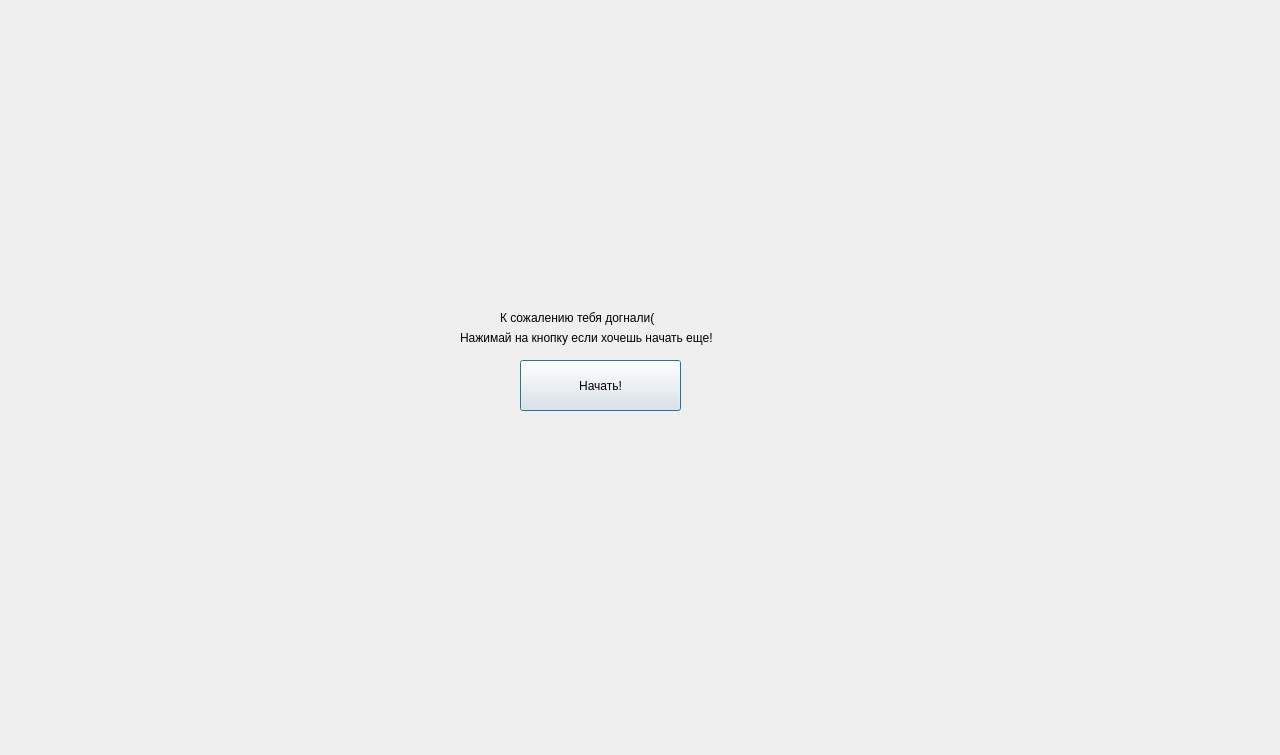
<?xml version="1.0" encoding="UTF-8"?>
<ui version="4.0">
 <class>Dialog</class>
 <widget class="QDialog" name="Dialog">
  <property name="geometry">
   <rect>
    <x>0</x>
    <y>0</y>
    <width>1280</width>
    <height>755</height>
   </rect>
  </property>
  <property name="windowTitle">
   <string>Dialog</string>
  </property>
  <widget class="QLabel" name="label">
   <property name="geometry">
    <rect>
     <x>500</x>
     <y>310</y>
     <width>191</width>
     <height>16</height>
    </rect>
   </property>
   <property name="text">
    <string>К сожалению тебя догнали(</string>
   </property>
  </widget>
  <widget class="QLabel" name="label_2">
   <property name="geometry">
    <rect>
     <x>460</x>
     <y>330</y>
     <width>301</width>
     <height>16</height>
    </rect>
   </property>
   <property name="text">
    <string>Нажимай на кнопку если хочешь начать еще!</string>
   </property>
  </widget>
  <widget class="QPushButton" name="pushButton">
   <property name="geometry">
    <rect>
     <x>520</x>
     <y>360</y>
     <width>161</width>
     <height>51</height>
    </rect>
   </property>
   <property name="text">
    <string>Начать!</string>
   </property>
  </widget>
 </widget>
 <resources/>
 <connections/>
</ui>
